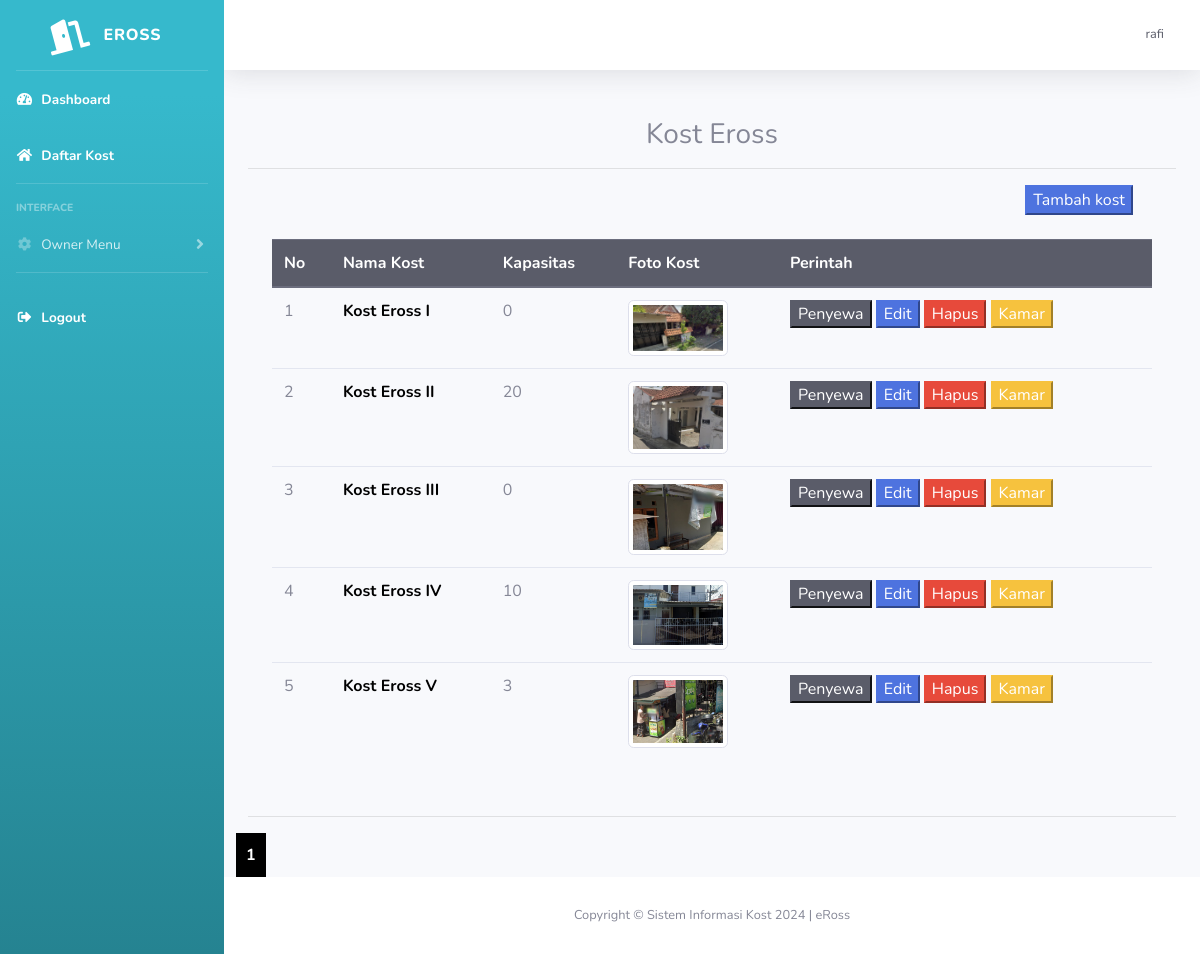
Page /SistemInformasiKost-main/kost/properti.php (signed in) on the committed database.
### tables this page shows
CREATE TABLE `kost` (
  `id_kost` int(11) NOT NULL,
  `nama_kost` varchar(255) NOT NULL,
  `tipe_kost` varchar(255) NOT NULL,
  `jenis_kost` varchar(255) NOT NULL,
  `jumlah_kamar` int(11) NOT NULL,
  `tanggal_tagih` date NOT NULL,
  `nama_pemilik` text NOT NULL,
  `nama_bank` text NOT NULL,
  `no_rekening` int(11) NOT NULL,
  `foto_bangunan_utama` varchar(255) NOT NULL,
  `foto_kamar` varchar(255) NOT NULL,
  `foto_kamar_mandi` varchar(255) NOT NULL,
  `foto_interior` varchar(255) NOT NULL,
  `provinsi` varchar(25) NOT NULL,
  `kota` varchar(25) NOT NULL,
  `kecamatan` varchar(25) NOT NULL,
  `kelurahan` varchar(25) NOT NULL,
  `alamat` varchar(255) NOT NULL,
  `harga_sewa` int(11) NOT NULL,
  `kontak` varchar(255) NOT NULL,
  `deskripsi` text NOT NULL,
  `id_pemilik` int(11) NOT NULL,
  `fasilitas_kost` text NOT NULL
);

### SistemInformasiKost-main/kost/properti.php (the view, shortened to what this page needs)
<?php
include 'template/header.php';
$jumlah_data_perhalaman = 10;
$jumlah_halaman = ceil($jumlah_data = mysqli_num_rows(mysqli_query($koneksi, "SELECT * FROM kost JOIN user ON kost.id_pemilik = user.id")) / $jumlah_data_perhalaman);
if (isset($_GET['halaman'])) {
  $halaman_aktif = $_GET['halaman'];
} else {
  $halaman_aktif = 1;
}
$awalData = ($jumlah_data_perhalaman * $halaman_aktif) - $jumlah_data_perhalaman;
$username = $_SESSION['username'];
$data = mysqli_query($koneksi, "SELECT * FROM user WHERE username='$username' LIMIT $awalData,$jumlah_data_perhalaman");
$f = mysqli_fetch_array($data);
$id = $f['id'];
$query = "SELECT * FROM kost WHERE id_pemilik='$id'";
$data_2 = mysqli_query($koneksi, $query);
?>
<div class="container">
  <h3 class="text-center">Kost Eross</h3>
  <hr>
  <div class="container">
    <table class="table">
      <thead class="thead-dark">
        <tr>
          <th>No</th>
          <th>Nama Kost</th>
          <th>Kapasitas</th>
          <th>Foto Kost</th>
          <th>Perintah</th>
        </tr>
      </thead>
      <tbody>
        <div class="row ">
          <div class="col-md-10"></div>
          <div class="col-md-2"><a href="tambah_kos.php"><button class="btn-primary">Tambah kost</button></a></div>
        </div>
        <br>
        <?php
        $i = 0;
        while ($d = mysqli_fetch_array($data_2)) {
          $i++;
        ?>
          <tr>
            <td><?php echo $i  ?></td>
            <td>
              <a style="font-weight:bold;text-decoration: none;color:black" href="tampilan-kost.php?id_kost=<?php echo $d['id_kost']; ?>">
                <?php echo $d['nama_kost'] ?>
              </a>
            </td>
            <td><?php echo $d['jumlah_kamar'] ?></td>
            <td><img class="img-thumbnail" src="../img/foto_kost/kamar/<?php echo $d['foto_kamar'] ?>" alt=""></td>
            <td>
              <a href="penyewa.php?id_kost=<?php echo $d['id_kost']; ?>"><button class="btn-dark">Penyewa</button></a>
              <a href="properti-edit.php?id_kost=<?php echo $d['id_kost']; ?>"><button class="btn-primary">Edit</button></a>
              <a href="php/hapus.php?id_kost=<?php echo $d['id_kost']; ?>"><button class="btn-danger">Hapus</button></a>
              <a href="daftar-kamar.php?id_kost=<?php echo $d['id_kost']; ?>"><button class="btn-warning">Kamar</button></a>
            </td>
          </tr>
        <?php } ?>
      </tbody>
    </table>
  </div>
  <br>
  <hr>
  <div class="row">
    <?php for ($i = 1; $i <= $jumlah_halaman; $i++) : ?>
      <?php if ($i == $halaman_aktif) : ?>
        <a style="font-weight: bold;background-color:black;padding:10px;color:white;" href="?halaman=<?php echo $i ?>"><?php echo $i ?></a>
      <?php else : ?>
        <a style="font-weight: bold;background-color:red;padding:10px;color:white" href="?halaman=<?php echo $i ?>"><?php echo $i ?></a>
      <?php endif; ?>
    <?php endfor; ?>
  </div>
</div>
<?php
include 'template/footer.php';
?>

### SistemInformasiKost-main/kost/properti.php (style rules this page uses)
img { width: 100px; height: 100px; }

### rows in the picture
kost: nama_kost "Kost Eross I", jumlah_kamar "0", foto_kamar (picture)
kost: nama_kost "Kost Eross II", jumlah_kamar "20", foto_kamar (picture)
kost: nama_kost "Kost Eross III", jumlah_kamar "0", foto_kamar (picture)
kost: nama_kost "Kost Eross IV", jumlah_kamar "10", foto_kamar (picture)
kost: nama_kost "Kost Eross V", jumlah_kamar "3", foto_kamar (picture)

### other values in the picture
$_SESSION['username'] "rafi"
